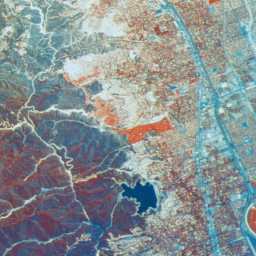
//> input picture images/color/Aerial.bmp, 256 x 256 px
$ ./main ../../images/color/Aerial.bmp ../../images/color/Airplane.bmp   (built with g++ and OpenCV 4)
//> lines starting //> are read from the running program, lines starting //| are printed output that depends on the picture
#include <opencv2/opencv.hpp>
#include<cmath>
double ZeroMeansNormalizedCrossCorrelation(int row_index_j, int col_index_i, cv::Mat &img, cv::Mat &tml, int img_mean, int tml_mean) {
	int img_tml_rows = tml.rows;
	int img_tml_cols = tml.cols;
	double img_var = 0, tml_var = 0, covariance = 0;
	//この"covariance"は正確には共分散の要素数倍

	for (int k = 0; k < img_tml_rows; ++k) {
		uchar *img_row_ptr = img.ptr<uchar>(row_index_j + k);
		uchar *tml_row_ptr = tml.ptr<uchar>(k);

		for (int l = 0; l < img_tml_cols; ++l) {
			covariance += (img_row_ptr[col_index_i + l] - img_mean)*(tml_row_ptr[l] - tml_mean);
			img_var += (img_row_ptr[col_index_i + l] - img_mean)*(img_row_ptr[col_index_i + l] - img_mean);
			tml_var += (tml_row_ptr[l] - tml_mean)*(tml_row_ptr[l] - tml_mean);
		}
	}

	return covariance / (pow(img_var*tml_var, 0.5));
}

std::vector<int> template_matching(cv::Mat &gray, cv::Mat &gray_tml) {
	int img_rows = gray.rows;
	int img_cols = gray.cols;
	int img_tml_rows = gray_tml.rows;
	int img_tml_cols = gray_tml.cols;
	double ZNCC_max = 0;
	std::vector<int> max_index = { 0,0 };
	int img_mean = 0;
	int tml_mean = 0;

	for (int j = 0; j < img_rows - img_tml_rows; ++j) {
		uchar *img_row_ptr = gray.ptr<uchar>(j);

		for (int i = 0; i < img_cols - img_tml_cols; ++i) {
			img_mean += img_row_ptr[i];
		}
	}
	img_mean /= img_cols * img_rows;

	for (int j = 0; j < img_tml_rows; ++j) {
		uchar *img_tml_row_ptr = gray_tml.ptr<uchar>(j);

		for (int i = 0; i < img_tml_cols; ++i) {
			tml_mean += img_tml_row_ptr[i];
		}
	}
	tml_mean /= img_tml_cols * img_tml_rows;

	for (int j = 0; j < img_rows - img_tml_rows; ++j) {

		for (int i = 0; i < img_cols - img_tml_cols; ++i) {
			double ZNCC = ZeroMeansNormalizedCrossCorrelation(j, i, gray, gray_tml, img_mean, tml_mean);
			if (ZNCC >= ZNCC_max) {
				ZNCC_max = ZNCC;
				max_index[0] = j;
				max_index[1] = i;
			}
		}
	}
	std::cout << ZNCC_max << "\n";
	return max_index;
}

int main(int argc, char *argv[])
{
	cv::Mat img = cv::imread(argv[1]);
//> img is the input picture: 256 rows x 256 cols, CV_8UC3; mean B, G, R 145.7, 144.1, 134.9
	cv::imshow("original", img);
	cv::waitKey(0);

	cv::Mat img_template = cv::imread(argv[2]);
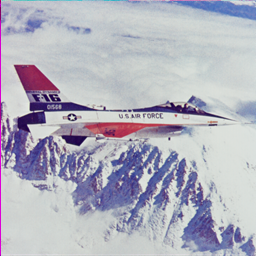
//> input picture images/color/Airplane.bmp, 256 x 256 px
//> img_template is the input picture: 256 rows x 256 cols, CV_8UC3; mean B, G, R 190, 177.1, 177.4
	cv::imshow("template", img_template);
	cv::waitKey(0);

	cv::Mat img_gray;
	cv::Mat img_tml_gray;
	cv::cvtColor(img, img_gray, cv::COLOR_BGR2GRAY);
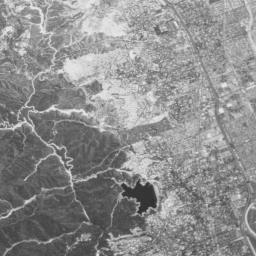
//> img_gray: 256 rows x 256 cols, CV_8UC1; min 48, max 230, mean 141.5
	cv::cvtColor(img_template, img_tml_gray, cv::COLOR_BGR2GRAY);
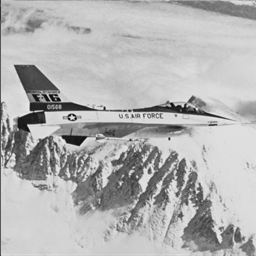
//> img_tml_gray: 256 rows x 256 cols, CV_8UC1; min 11, max 239, mean 178.7
	std::vector<int> matched_point = template_matching(img_gray, img_tml_gray);
//> after the loop in template_matching, `for (int j = 0; j < img_rows - img_tml_rows; ++j)`: img_mean = 0
//> the loop in template_matching, `for (int j = 0; j < img_tml_rows; ++j)` made 256 passes
//> tml_mean on passes 1 to 3: 43613, 87604, 131608
//> after the loop in template_matching, `for (int j = 0; j < img_tml_rows; ++j)`: tml_mean = 11709849
//> in template_matching, `tml_mean /= img_tml_cols * img_tml_rows;`: tml_mean = 178
//> after the loop in template_matching, `for (int j = 0; j < img_rows - img_tml_rows; ++j)`: ZNCC_max = 0; max_index = [0, 0]
//| 0


	std::cout << "matched point: (" << matched_point[0] << ",";
//| matched point: (0,
	std::cout << matched_point[1] << ")\n";
//| 0)

	int tml_rows = img_tml_gray.rows;
//> tml_rows = 256
	int tml_cols = img_tml_gray.cols;
//> tml_cols = 256
	int x = matched_point[1];
//> x = 0
	int y = matched_point[0];
//> y = 0

	// [12 lines of commented-out code are left out]

	for (int j = 0; j < tml_rows; ++j) {
		cv::Vec3b *img_row_ptr = img.ptr<cv::Vec3b>(y + j);

		for (int i = 0; i < tml_cols; ++i) {
			img_row_ptr[x + i][0] = 255 - img_row_ptr[x + i][0];
			img_row_ptr[x + i][1] = 255 - img_row_ptr[x + i][1];
			img_row_ptr[x + i][2] = 255 - img_row_ptr[x + i][2];
		}
	}
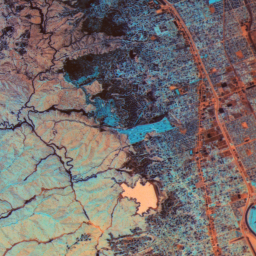
//> img: 256 rows x 256 cols, CV_8UC3; mean B, G, R 109.3, 110.9, 120.1

	cv::imshow("result", img);
	cv::waitKey(0);

	//cv::imwrite("Pepper_template_matchimg_1.png",img);

	system("pause");
	return 0;
}
